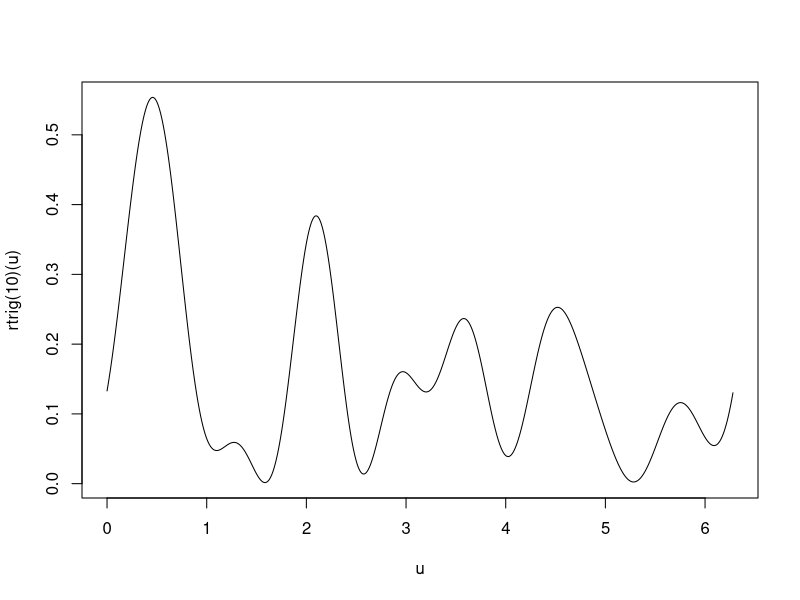
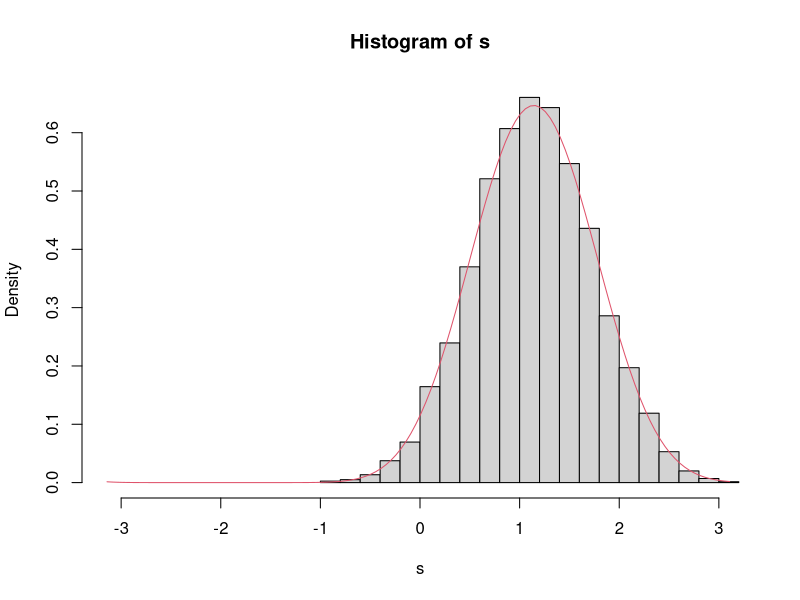
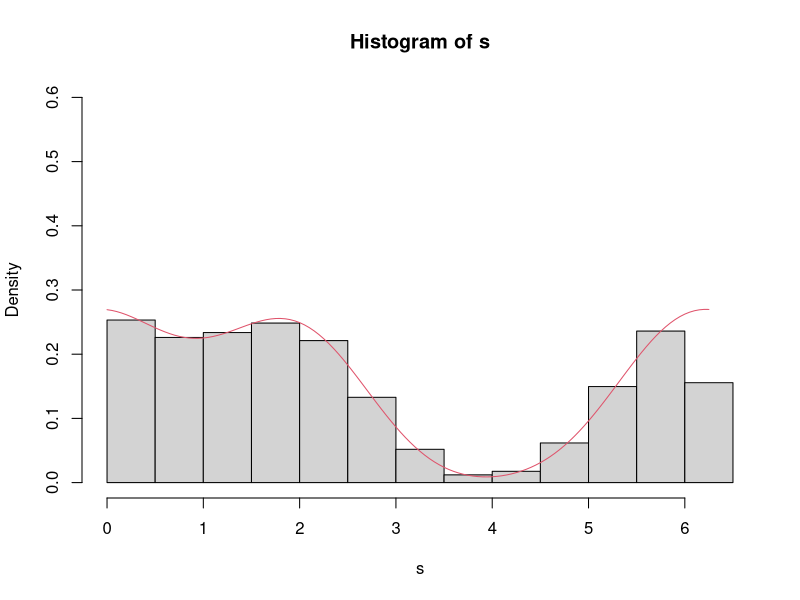

The R script that drew these images, in order:
## ---- chunk 1
trig_function <- function(c_real, complex=NULL) {
  # Returns the trigonometric function defined as either:
  # 	f(u) = 1/(2\pi) + \sum_{k=1}^{n} c_real[2*k-1] \sin(k u) + c_real[2*k] \cos(ku),
  # or
  #   f(u) = \| \sum_{k=0}^n complex e^{i k u} \|^2,
  # where n is the degree of the polynomial.
  #
  # Args
  #   c_real: Vector of 2*n real numbers, where n is the degree of 
  #           the trigonometric polynomial.
  #   complex: Vector of (n+1) complex numbers.
  
  if (!is.null(complex)) {
    lambd <- function(u) {
      n = length(complex) - 1
      k = 0:n
      return(abs(sum(complex * exp(u * k * 1i)))**2)
    }
  }
  else {
    lambd <- function(u) {
      n = length(c_real)/2
      k = 1:n
      return(1/(2*pi) + sum(c_real[2*k - 1] * cos(k*u)) + sum(c_real[2*k] * cos(k*u)))
    }
  }
  return(Vectorize(lambd));
}
## ---- chunk 2
rtrig <- function(n) {
  u = rnorm(n);
  v = rnorm(n);
  c_comp = u + v*1i;
  c_comp = c_comp / (sqrt(2*pi*sum(abs(c_comp)**2)));
  return(trig_function(complex=c_comp))
}
## ---- chunk 3
u = seq(0, 2*pi, 0.005)
plot(u, rtrig(10)(u), type="l")
## ---- chunk 4
naive_rejection_sampling <- function(f, n) {
  # Returns a random variate following the trigonometric density f of degree n.
  drawn = FALSE
  while(!drawn) {
    x = runif(1)*2*pi
    y = runif(1)*(n+1) / (2*pi)
    if (y < f(x)) {
      drawn = TRUE
    }
  }
  return(x);
}
## ---- chunk 5
dvallee <- function(u, j, n) {
  # De la Vallée Poussin density $C_{j,n}(u)$
  
  return(2^n * (1+cos(u - (2*pi*j)/(2*n+1)))^n / (2*pi*choose(2*n, n)))
}
## ---- chunk 6
rvallee <- function(j, n, m) {
  # Returns m random variates following the De la Vallée Poussin density $C_{j,n}$.
  
  V = runif(m) > 0.5
  W = rbeta(m, 1/2, 1/2 + n)
  return((1-2*V)*acos(1-2*W) + (2*pi*j)/(2*n + 1))
}
## ---- chunk 7
s = rvallee(2, 5, 10000)
u = seq(-pi, pi, 0.05)
hist(s, prob=TRUE, xlim=c(-pi,pi))
lines(u, dvallee(u, 2, 5), col=2)
## ---- chunk 8
dValleeMixture <- function(coeffs) {
  # De la Vallée Poussin mixture densities
  
  n = (length(coeffs) - 1)/2;
  
  lambd <- function(u) {
    j = 0:(2*n)
    return(sum(dvallee(u, j, n) * coeffs))
  }
  
  return(Vectorize(lambd))
}
## ---- chunk 9
rValleeMixture <- function(coeffs) {
  # Random sample from a De la Vallée Poussin mixture density. The mixture weights are allowed to take negative values.
  
  f = dValleeMixture(coeffs)
  n = (length(coeffs) - 1)/2

  a = coeffs * (coeffs > 0)
  b = coeffs * (coeffs < 0)
  
  alpha = sum(a)
  a = a / alpha
  b = b / (1-alpha)
  fa = dValleeMixture(a)
  
  drawn = FALSE
  while(!drawn) {
    # Sample from f_a
    i = sample(0:(2*n), 1, prob = a)
    x = rvallee(i, n, 1)
    if ( runif(1) <  f(x)/(alpha*fa(x))) {
      drawn = TRUE
    }
  }
  
  return(x %% (2*pi))
}
## ---- chunk 10
coeffs = c(0.55, -0.15, 0.55, 0, 0, 0,0.05)
f = dValleeMixture(coeffs)
u = seq(0, 2*pi, 0.05)
s = replicate(50000, rValleeMixture(coeffs))
hist(s, prob=T, ylim=c(0, 0.6))
lines(u, f(u), col=2)
